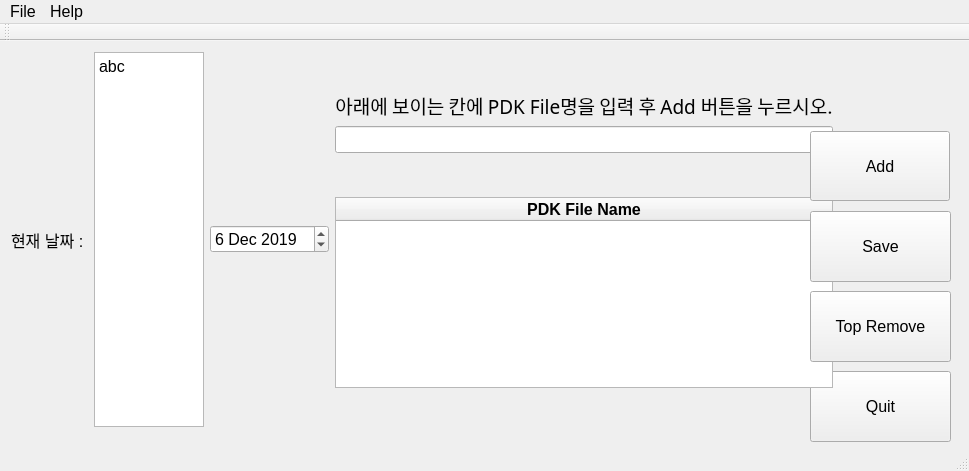
<?xml version="1.0" encoding="UTF-8"?>
<ui version="4.0">
 <class>MainWindow</class>
 <widget class="QMainWindow" name="MainWindow">
  <property name="geometry">
   <rect>
    <x>0</x>
    <y>0</y>
    <width>969</width>
    <height>471</height>
   </rect>
  </property>
  <property name="font">
   <font>
    <family>Arial</family>
    <pointsize>12</pointsize>
   </font>
  </property>
  <property name="windowTitle">
   <string>PDK_FileManagement</string>
  </property>
  <property name="windowIcon">
   <iconset>
    <normaloff>mangementIcon.png</normaloff>mangementIcon.png</iconset>
  </property>
  <property name="iconSize">
   <size>
    <width>20</width>
    <height>20</height>
   </size>
  </property>
  <widget class="QWidget" name="centralWidget">
   <widget class="QPushButton" name="pushButton_quit">
    <property name="geometry">
     <rect>
      <x>810</x>
      <y>330</y>
      <width>141</width>
      <height>71</height>
     </rect>
    </property>
    <property name="text">
     <string>Quit</string>
    </property>
   </widget>
   <widget class="QWidget" name="layoutWidget">
    <property name="geometry">
     <rect>
      <x>0</x>
      <y>0</y>
      <width>844</width>
      <height>397</height>
     </rect>
    </property>
    <layout class="QHBoxLayout" name="horizontalLayout">
     <item>
      <spacer name="horizontalSpacer">
       <property name="orientation">
        <enum>Qt::Horizontal</enum>
       </property>
       <property name="sizeHint" stdset="0">
        <size>
         <width>40</width>
         <height>20</height>
        </size>
       </property>
      </spacer>
     </item>
     <item>
      <widget class="QLabel" name="label_nowDate">
       <property name="styleSheet">
        <string notr="true">App-&gt;setStyleSheet(&quot;QLineEdit { background-color: yellow } &quot;);</string>
       </property>
       <property name="text">
        <string>현재 날짜 : </string>
       </property>
      </widget>
     </item>
     <item>
      <widget class="QTextEdit" name="textEdit">
       <property name="html">
        <string>&lt;!DOCTYPE HTML PUBLIC &quot;-//W3C//DTD HTML 4.0//EN&quot; &quot;http://www.w3.org/TR/REC-html40/strict.dtd&quot;&gt;
&lt;html&gt;&lt;head&gt;&lt;meta name=&quot;qrichtext&quot; content=&quot;1&quot; /&gt;&lt;style type=&quot;text/css&quot;&gt;
p, li { white-space: pre-wrap; }
&lt;/style&gt;&lt;/head&gt;&lt;body style=&quot; font-family:'Arial'; font-size:12pt; font-weight:400; font-style:normal;&quot;&gt;
&lt;p style=&quot; margin-top:0px; margin-bottom:0px; margin-left:0px; margin-right:0px; -qt-block-indent:0; text-indent:0px;&quot;&gt;abc&lt;/p&gt;&lt;/body&gt;&lt;/html&gt;</string>
       </property>
      </widget>
     </item>
     <item>
      <widget class="QDateEdit" name="dateEdit">
       <property name="dateTime">
        <datetime>
         <hour>0</hour>
         <minute>0</minute>
         <second>0</second>
         <year>2019</year>
         <month>12</month>
         <day>6</day>
        </datetime>
       </property>
      </widget>
     </item>
     <item>
      <layout class="QVBoxLayout" name="verticalLayout_2">
       <item>
        <spacer name="verticalSpacer_Top">
         <property name="orientation">
          <enum>Qt::Vertical</enum>
         </property>
         <property name="sizeHint" stdset="0">
          <size>
           <width>20</width>
           <height>40</height>
          </size>
         </property>
        </spacer>
       </item>
       <item>
        <widget class="QLabel" name="label">
         <property name="font">
          <font>
           <family>굴림</family>
           <pointsize>14</pointsize>
          </font>
         </property>
         <property name="layoutDirection">
          <enum>Qt::LeftToRight</enum>
         </property>
         <property name="text">
          <string>아래에 보이는 칸에 PDK File명을 입력 후 Add 버튼을 누르시오.</string>
         </property>
         <property name="alignment">
          <set>Qt::AlignCenter</set>
         </property>
        </widget>
       </item>
       <item>
        <widget class="QLineEdit" name="lineEdit">
         <property name="text">
          <string/>
         </property>
         <property name="alignment">
          <set>Qt::AlignCenter</set>
         </property>
        </widget>
       </item>
       <item>
        <spacer name="verticalSpacer_Middle">
         <property name="orientation">
          <enum>Qt::Vertical</enum>
         </property>
         <property name="sizeHint" stdset="0">
          <size>
           <width>20</width>
           <height>40</height>
          </size>
         </property>
        </spacer>
       </item>
       <item>
        <layout class="QVBoxLayout" name="verticalLayout">
         <item>
          <widget class="QTableWidget" name="tableWidget">
           <property name="enabled">
            <bool>true</bool>
           </property>
           <property name="font">
            <font>
             <family>Arial</family>
             <pointsize>12</pointsize>
             <weight>75</weight>
             <bold>true</bold>
             <underline>false</underline>
             <stylestrategy>PreferDefault</stylestrategy>
             <kerning>false</kerning>
            </font>
           </property>
           <property name="layoutDirection">
            <enum>Qt::LeftToRight</enum>
           </property>
           <property name="editTriggers">
            <set>QAbstractItemView::AnyKeyPressed|QAbstractItemView::CurrentChanged|QAbstractItemView::DoubleClicked|QAbstractItemView::EditKeyPressed</set>
           </property>
           <property name="rowCount">
            <number>0</number>
           </property>
           <property name="columnCount">
            <number>1</number>
           </property>
           <attribute name="horizontalHeaderCascadingSectionResizes">
            <bool>false</bool>
           </attribute>
           <attribute name="horizontalHeaderHighlightSections">
            <bool>false</bool>
           </attribute>
           <attribute name="horizontalHeaderShowSortIndicator" stdset="0">
            <bool>false</bool>
           </attribute>
           <attribute name="horizontalHeaderStretchLastSection">
            <bool>true</bool>
           </attribute>
           <column>
            <property name="text">
             <string>PDK File Name</string>
            </property>
           </column>
          </widget>
         </item>
        </layout>
       </item>
       <item>
        <spacer name="verticalSpacer_Bottom">
         <property name="orientation">
          <enum>Qt::Vertical</enum>
         </property>
         <property name="sizeHint" stdset="0">
          <size>
           <width>20</width>
           <height>40</height>
          </size>
         </property>
        </spacer>
       </item>
      </layout>
     </item>
     <item>
      <spacer name="horizontalSpacer_Right">
       <property name="orientation">
        <enum>Qt::Horizontal</enum>
       </property>
       <property name="sizeType">
        <enum>QSizePolicy::Preferred</enum>
       </property>
       <property name="sizeHint" stdset="0">
        <size>
         <width>50</width>
         <height>20</height>
        </size>
       </property>
      </spacer>
     </item>
    </layout>
   </widget>
   <widget class="QPushButton" name="pushButton_add">
    <property name="geometry">
     <rect>
      <x>810</x>
      <y>90</y>
      <width>140</width>
      <height>70</height>
     </rect>
    </property>
    <property name="text">
     <string>Add</string>
    </property>
   </widget>
   <widget class="QPushButton" name="pushButton_remove">
    <property name="geometry">
     <rect>
      <x>810</x>
      <y>250</y>
      <width>141</width>
      <height>71</height>
     </rect>
    </property>
    <property name="text">
     <string>Top Remove</string>
    </property>
   </widget>
   <widget class="QPushButton" name="pushButton_save">
    <property name="geometry">
     <rect>
      <x>810</x>
      <y>170</y>
      <width>141</width>
      <height>71</height>
     </rect>
    </property>
    <property name="text">
     <string>Save</string>
    </property>
   </widget>
  </widget>
  <widget class="QMenuBar" name="menuBar">
   <property name="geometry">
    <rect>
     <x>0</x>
     <y>0</y>
     <width>969</width>
     <height>21</height>
    </rect>
   </property>
   <widget class="QMenu" name="menuFile">
    <property name="title">
     <string>File</string>
    </property>
    <addaction name="actionSave"/>
    <addaction name="actionExit"/>
   </widget>
   <widget class="QMenu" name="menuHelp">
    <property name="title">
     <string>Help</string>
    </property>
    <addaction name="noHelp"/>
    <addaction name="sorry"/>
   </widget>
   <addaction name="menuFile"/>
   <addaction name="menuHelp"/>
  </widget>
  <widget class="QToolBar" name="mainToolBar">
   <attribute name="toolBarArea">
    <enum>TopToolBarArea</enum>
   </attribute>
   <attribute name="toolBarBreak">
    <bool>false</bool>
   </attribute>
  </widget>
  <widget class="QStatusBar" name="statusBar"/>
  <action name="actionSave">
   <property name="text">
    <string>Save</string>
   </property>
  </action>
  <action name="noHelp">
   <property name="text">
    <string>No Help</string>
   </property>
  </action>
  <action name="sorry">
   <property name="text">
    <string>Sorry ^o^</string>
   </property>
  </action>
  <action name="actionExit">
   <property name="text">
    <string>Exit</string>
   </property>
  </action>
 </widget>
 <layoutdefault spacing="6" margin="11"/>
 <resources/>
 <connections/>
</ui>
